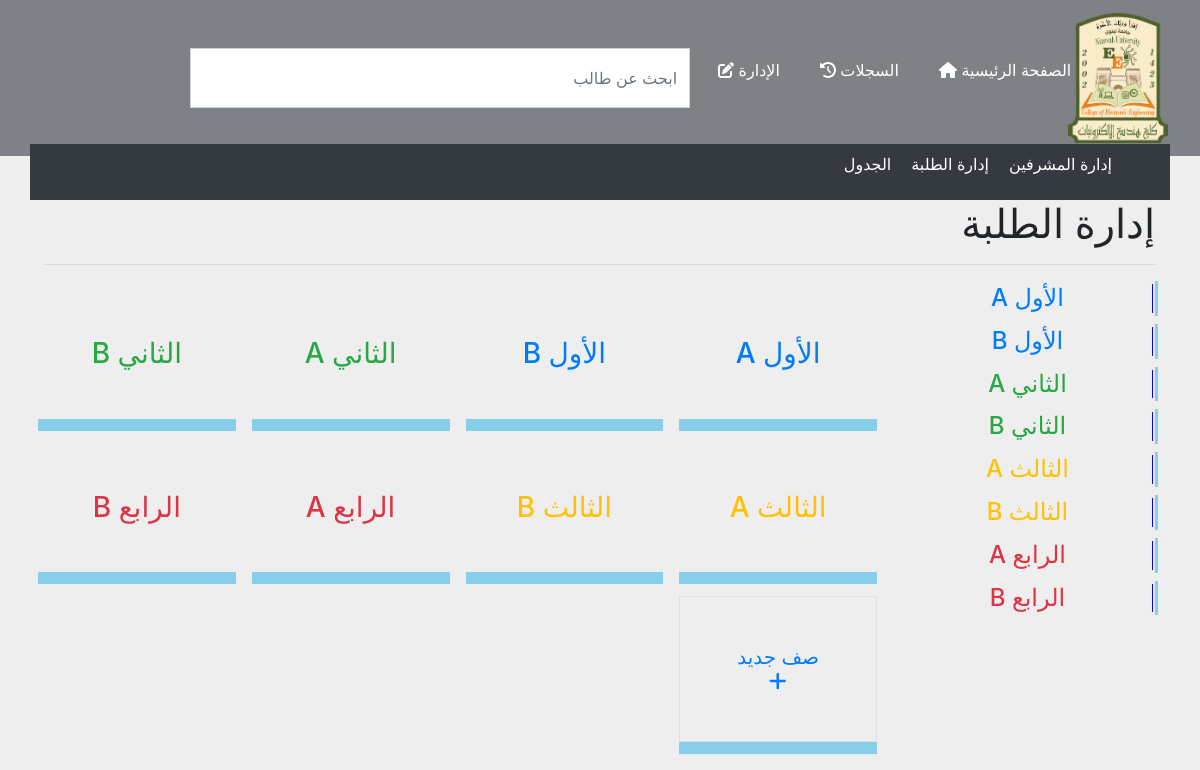
/manage.php, run on an earlier commit of the app's database.
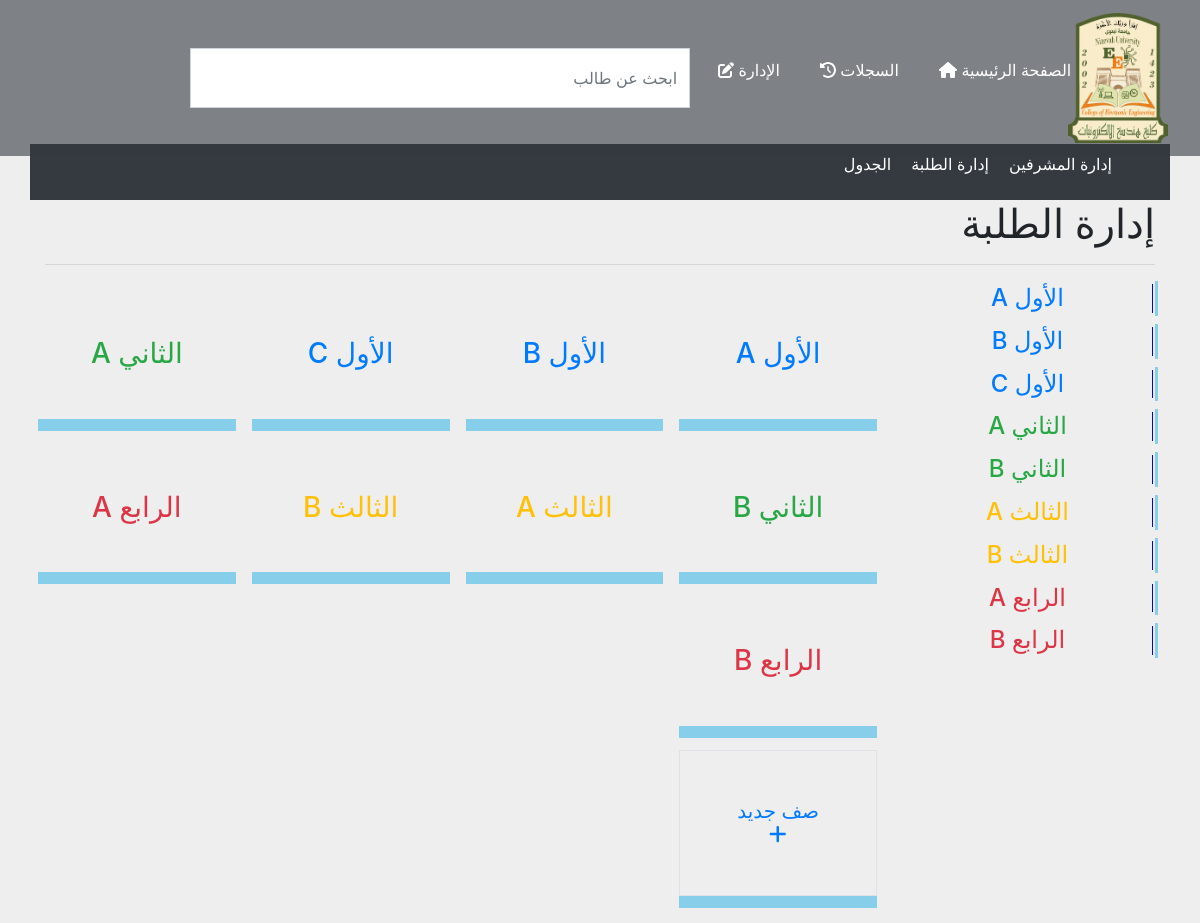
And on a later commit of the database.
### tables this page shows
CREATE TABLE `stages` (
  `id` int(11) NOT NULL,
  `stage` smallint(6) NOT NULL,
  `division` varchar(24) NOT NULL
);

### includes/doStudent.php (the view, shortened to what this page needs)
<h1>إدارة الطلبة</h1>
<hr>
<div class="row">
    <div class="col-sm-12 col-md-4 col-lg-3 ">
        <?php
        $query = mysqli_query($con, "SELECT * FROM `stages` ORDER BY `stages`.`stage` ASC, `stages`.`division` ASC");
        while($row = mysqli_fetch_assoc($query)){
        ?>
        <a href="?do=stage&auv=<?php echo $row['stage']; ?>&buv=<?php echo $row['division'];?>">
            <div class=" h4 center ul1">
                <?php
                if($row['stage'] === "1"){
                    echo '<div class="text-primary li1 ">' . "الأول" . " " . $row['division'] . "</div>";
                }elseif($row['stage'] === "2"){
                    echo '<div class="text-success li1 ">' . "الثاني" . " " . $row['division'] . "</div>";
                }elseif($row['stage'] === "3"){
                    echo '<div class="text-warning li1 ">' . "الثالث" . " " . $row['division'] . "</div>";
                }elseif($row['stage'] === "4"){
                    echo '<div class="text-danger li1 ">' . "الرابع" . " " . $row['division'] . "</div>";
                }
                ?>
            </div>
        </a>
        <?php } ?>
    </div>
    <?php if($do == 'students'){ ?>
    <div class="col-sm-12 col-md-8 col-lg-9">
        <div class="row">
            <?php
            $query = mysqli_query($con, "SELECT * FROM `stages` ORDER BY `stages`.`stage` ASC, `stages`.`division` ASC");
            while($row = mysqli_fetch_assoc($query)){
            ?>
            <div class="col-sm-12 col-md-4 col-lg-3 p-2">
                <a href="?do=stage&auv=<?php echo $row['stage']; ?>&buv=<?php echo $row['division'];?>">
                    <div class="shadow-padding center h3 ">
                        <?php
                        if($row['stage'] === "1"){
                            echo '<span class="text-primary">' . "الأول" . " " . $row['division'] . "</span>";
                        }elseif($row['stage'] === "2"){
                            echo '<span class="text-success">' . "الثاني" . " " . $row['division'] . "</span>";
                        }elseif($row['stage'] === "3"){
                            echo '<span class="text-warning">' . "الثالث" . " " . $row['division'] . "</span>";
                        }elseif($row['stage'] === "4"){
                            echo '<span class="text-danger">' . "الرابع" . " " . $row['division'] . "</span>";
                        }
                        ?>
                    </div>
                </a>
            </div>
            <?php } ?>
            <div class="col-sm-12 col-md-4 col-lg-3 p-2">
                <div onclick="hid4show('addclassUI', 'addclass')" id="addclassUI" class="border shadow-padding center h5 text-primary">
                    صف جديد <i class=" fa fa-add"></i>
                </div>
            </div>
        </div>
    </div>
    <?php } ?>
</div>

What changed in the data, as far as the page shows it:
added stages: division "C"
